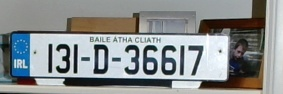
#> input picture tests/img.jpg, 283 x 94 px
$ python -i windows_imageProcess.py   (imports and definitions only)
#> lines starting #> are read from the running program, lines starting #| are printed output that depends on the picture
import time

import easyocr
import numpy as np
import cv2

harcascade = "../model/haarcascade_russian_plate_number.xml"
# [1 line that did not run here, left out]

def startCapture():
    cap = cv2.VideoCapture(0, cv2.CAP_DSHOW)
    cap.set(cv2.CAP_PROP_FRAME_WIDTH, 640)
    cap.set(cv2.CAP_PROP_FRAME_HEIGHT, 480)

    i = 0
    valid = []

    while i < 5:
        success, img = cap.read()
        plate_cascade = cv2.CascadeClassifier(harcascade)
        img_gray = cv2.cvtColor(img, cv2.COLOR_BGR2GRAY)
        plates = plate_cascade.detectMultiScale(img_gray, 1.1, 4)

        for (x,y,w,h) in plates:
            #cv2.imwrite('unprocessed_image.jpg', img)
            #img_path = 'unprocessed_image.jpg'
            img_roi = img_gray[y: y+h, x:x+w]
            processed_image = preprocess_image_for_ocr(img_roi)
            detections = reader.readtext(processed_image)

            for detection in detections:
                bbox, text, score = detection
                text = text.upper().replace(' ', '')
                text = text.upper().replace(':', '-')
                text = text.upper().replace('_', '-')
                text = text.upper().replace('-', '')
                print("Found:", text, "{:.3f}".format(score))
                valid.append(text)
                i = i + 1

    return valid

def preprocess_image_for_ocr(img):

    equalized = cv2.equalizeHist(img)

    thresh = cv2.adaptiveThreshold(equalized, 255, cv2.ADAPTIVE_THRESH_GAUSSIAN_C, cv2.THRESH_BINARY_INV, 9, 31)
    kernel = np.ones((1,1), np.uint8)
    closing = cv2.morphologyEx(thresh, cv2.MORPH_CLOSE, kernel)
    opening = cv2.morphologyEx(closing, cv2.MORPH_OPEN, kernel)
    dilated = cv2.dilate(opening, kernel, iterations=4)
    cv2.imwrite('imgthis.jpg', dilated)
    cv2.imwrite('2.jpg', thresh)
    return dilated

>>> import cv2
>>> picture = cv2.imread('../tests/img.jpg', cv2.IMREAD_GRAYSCALE)
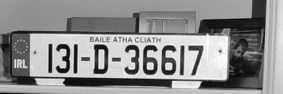
#> picture: shape (94, 283); min 1, max 255, mean 140.8
>>> result = preprocess_image_for_ocr(picture)
#> in preprocess_image_for_ocr, `equalized = cv2.equalizeHist(img)`:
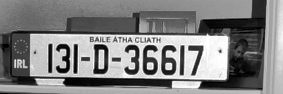
#> equalized: shape (94, 283); min 0, max 255, mean 128.3
#> in preprocess_image_for_ocr, `thresh = cv2.adaptiveThreshold(equalized, 255, cv2.ADAPTIVE_THRESH_GAU..`:
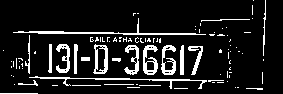
#> thresh: shape (94, 283); 11.5% white in thin lines or dots
